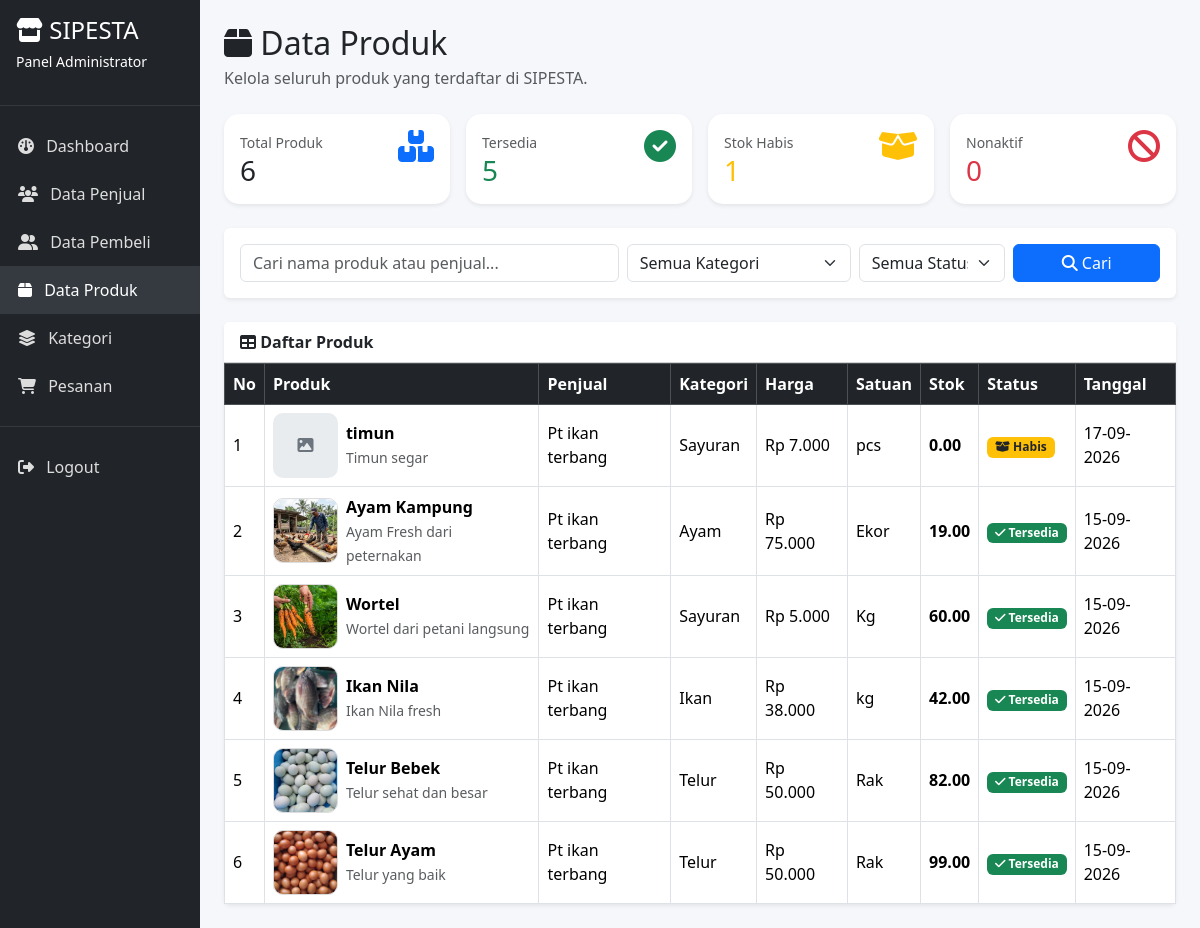
Page /admin/produk.php (signed in) on the committed database.
### tables this page shows
CREATE TABLE `produk` (
  `id` int(11) NOT NULL,
  `penjual_id` int(11) NOT NULL,
  `kategori_id` int(11) NOT NULL,
  `nama_produk` varchar(150) NOT NULL,
  `deskripsi` text DEFAULT NULL,
  `harga` decimal(15,2) NOT NULL DEFAULT 0.00,
  `satuan` varchar(50) NOT NULL,
  `stok` decimal(15,2) NOT NULL DEFAULT 0.00,
  `foto` varchar(255) DEFAULT NULL,
  `STATUS` enum('tersedia','habis','nonaktif') DEFAULT 'tersedia',
  `created_at` timestamp NOT NULL DEFAULT current_timestamp(),
  `updated_at` timestamp NOT NULL DEFAULT current_timestamp() ON UPDATE current_timestamp()
);

CREATE TABLE `penjual` (
  `id` int(11) NOT NULL,
  `user_id` int(11) NOT NULL,
  `nama` varchar(100) NOT NULL,
  `no_hp` varchar(20) DEFAULT NULL,
  `alamat` text DEFAULT NULL,
  `nama_usaha` varchar(150) DEFAULT NULL,
  `jenis_usaha` varchar(100) DEFAULT NULL,
  `created_at` timestamp NOT NULL DEFAULT current_timestamp(),
  `latitude` decimal(10,8) DEFAULT NULL,
  `longitude` decimal(11,8) DEFAULT NULL
);

CREATE TABLE `kategori` (
  `id` int(11) NOT NULL,
  `nama_kategori` varchar(100) NOT NULL,
  `deskripsi` text DEFAULT NULL,
  `created_at` timestamp NOT NULL DEFAULT current_timestamp()
);

### config/helper.php (called while the page is built, shortened)
<?php
function e($text)
{
    return htmlspecialchars($text ?? '', ENT_QUOTES, 'UTF-8');
}
function rupiah($angka)
{
    return 'Rp ' . number_format(
        $angka,
        0,
        ',',
        '.'
    );
}

### admin/produk.php (the view, shortened to what this page needs)
<?php
require_once "../config/database.php";
require_once "../config/helper.php";
$keyword = trim($_GET['keyword'] ?? "");
$sql = "
    SELECT
        p.id,
        p.nama_produk,
        p.deskripsi,
        p.harga,
        p.satuan,
        p.stok,
        p.foto,
        p.status,
        p.created_at,
        k.nama_kategori,
        pen.nama_usaha
    FROM produk p
    LEFT JOIN kategori k
        ON k.id = p.kategori_id
    LEFT JOIN penjual pen
        ON pen.id = p.penjual_id
    WHERE 1=1
";
$sql .= " ORDER BY p.id DESC";
$stmt = $conn->prepare($sql);
$stmt->execute();
$result = $stmt->get_result();
$stat = [
    'total' => 0,
    'tersedia' => 0,
    'habis' => 0,
    'nonaktif' => 0
];
$statResult = $conn->query("
    SELECT
        COUNT(*) AS total,
        SUM(status = 'tersedia') AS tersedia,
        SUM(status = 'habis') AS habis,
        SUM(status = 'nonaktif') AS nonaktif
    FROM produk
");
if ($statResult) {
    $stat = $statResult->fetch_assoc();
}
function badgeStatusProdukAdmin($status)
{
    switch ($status) {
        case 'tersedia':
            return '<span class="badge bg-success">
                        <i class="fa-solid fa-check"></i> Tersedia
                    </span>';
        case 'habis':
            return '<span class="badge bg-warning text-dark">
                        <i class="fa-solid fa-box-open"></i> Habis
                    </span>';
    }
}
?>
<!DOCTYPE html>
<html lang="id">
<head>
    <link
        href="https://cdn.jsdelivr.net/npm/bootstrap@5.3.2/dist/css/bootstrap.min.css"
        rel="stylesheet"
    >
    <link
        href="https://cdnjs.cloudflare.com/ajax/libs/font-awesome/6.5.1/css/all.min.css"
        rel="stylesheet"
    >
</head>
<body>
<div class="container-fluid">
    <div class="row">
        <div class="col-md-2 p-0 sidebar">
            <div class="p-3 text-white">
                <h4 class="mb-1">
                    <i class="fa-solid fa-store"></i>
                    SIPESTA
                </h4>
                <small>
                    Panel Administrator
                </small>
            </div>
            <hr class="text-secondary">
            <a href="index.php">
                <i class="fa-solid fa-gauge me-2"></i>
                Dashboard
            </a>
            <a href="penjual.php">
                <i class="fa-solid fa-users me-2"></i>
                Data Penjual
            </a>
            <a href="pembeli.php">
                <i class="fa-solid fa-user-group me-2"></i>
                Data Pembeli
            </a>
            <a href="produk.php" class="active">
                <i class="fa-solid fa-box me-2"></i>
                Data Produk
            </a>
            <a href="kategori.php">
                <i class="fa-solid fa-layer-group me-2"></i>
                Kategori
            </a>
            <a href="pesanan.php">
                <i class="fa-solid fa-cart-shopping me-2"></i>
                Pesanan
            </a>
            <hr class="text-secondary">
            <a href="../logout.php">
                <i class="fa-solid fa-right-from-bracket me-2"></i>
                Logout
            </a>
        </div>
        <div class="col-md-10 p-4">
            <div class="d-flex justify-content-between align-items-center mb-4">
                <div>
                    <h2 class="mb-1">
                        <i class="fa-solid fa-box"></i>
                        Data Produk
                    </h2>
                    <p class="text-muted mb-0">
                        Kelola seluruh produk yang terdaftar di SIPESTA.
                    </p>
                </div>
            </div>
            <div class="row g-3 mb-4">
                <div class="col-md-3">
                    <div class="card stat-card shadow-sm">
                        <div class="card-body">
                            <div class="d-flex justify-content-between">
                                <div>
                                    <small class="text-muted">
                                        Total Produk
                                    </small>
                                    <h3 class="mb-0">
                                        <?= (int)$stat['total'] ?>
                                    </h3>
                                </div>
                                <i class="fa-solid fa-boxes-stacked fs-2 text-primary"></i>
                            </div>
                        </div>
                    </div>
                </div>
                <div class="col-md-3">
                    <div class="card stat-card shadow-sm">
                        <div class="card-body">
                            <div class="d-flex justify-content-between">
                                <div>
                                    <small class="text-muted">
                                        Tersedia
                                    </small>
                                    <h3 class="text-success mb-0">
                                        <?= (int)$stat['tersedia'] ?>
                                    </h3>
                                </div>
                                <i class="fa-solid fa-circle-check fs-2 text-success"></i>
                            </div>
                        </div>
                    </div>
                </div>
                <div class="col-md-3">
                    <div class="card stat-card shadow-sm">
                        <div class="card-body">
                            <div class="d-flex justify-content-between">
                                <div>
                                    <small class="text-muted">
                                        Stok Habis
                                    </small>
                                    <h3 class="text-warning mb-0">
                                        <?= (int)$stat['habis'] ?>
                                    </h3>
                                </div>
                                <i class="fa-solid fa-box-open fs-2 text-warning"></i>
                            </div>
                        </div>
                    </div>
                </div>
                <div class="col-md-3">
                    <div class="card stat-card shadow-sm">
                        <div class="card-body">
                            <div class="d-flex justify-content-between">
                                <div>
                                    <small class="text-muted">
                                        Nonaktif
                                    </small>
                                    <h3 class="text-danger mb-0">
                                        <?= (int)$stat['nonaktif'] ?>
                                    </h3>
                                </div>
                                <i class="fa-solid fa-ban fs-2 text-danger"></i>
                            </div>
                        </div>
                    </div>
                </div>
            </div>
            <div class="card shadow-sm border-0 mb-4">
                <div class="card-body">
                    <form method="GET">
                        <div class="row g-2">
                            <div class="col-md-5">
                                <input
                                    type="text"
                                    name="keyword"
                                    class="form-control"
                                    placeholder="Cari nama produk atau penjual..."
                                    value="<?= e($keyword) ?>"
                                >
                            </div>
                            <div class="col-md-3">
                                <select
                                    name="kategori"
                                    class="form-select"
                                >
                                    <option value="0">
                                        Semua Kategori
                                    </option>
                                </select>
                            </div>
                            <div class="col-md-2">
                                <select
                                    name="status"
                                    class="form-select"
                                >
                                    <option value="">
                                        Semua Status
                                    </option>
                                </select>
                            </div>
                            <div class="col-md-2">
                                <button
                                    type="submit"
                                    class="btn btn-primary w-100"
                                >
                                    <i class="fa-solid fa-search"></i>
                                    Cari
                                </button>
                            </div>
                        </div>
                    </form>
                </div>
            </div>
            <div class="card shadow-sm border-0">
                <div class="card-header bg-white">
                    <strong>
                        <i class="fa-solid fa-table"></i>
                        Daftar Produk
                    </strong>
                </div>
                <div class="card-body p-0">
                    <div class="table-responsive">
                        <table class="table table-hover table-bordered mb-0">
                            <thead class="table-dark">
                                <tr>
                                    <th>No</th>
                                    <th>Produk</th>
                                    <th>Penjual</th>
                                    <th>Kategori</th>
                                    <th>Harga</th>
                                    <th>Satuan</th>
                                    <th>Stok</th>
                                    <th>Status</th>
                                    <th>Tanggal</th>
                                </tr>
                            </thead>
                            <tbody>
                            <?php if ($result->num_rows > 0): ?>
                                <?php $no = 1; ?>
                                <?php while ($row = $result->fetch_assoc()): ?>
                                    <tr>
                                        <td>
                                            <?= $no++ ?>
                                        </td>
                                        <td>
                                            <div class="d-flex align-items-center gap-2">
                                                <?php if (!empty($row['foto'])): ?>
                                                    <img
                                                        src="../uploads/produk/<?= e($row['foto']) ?>"
                                                        class="product-img"
                                                        alt="<?= e($row['nama_produk']) ?>"
                                                    >
                                                <?php else: ?>
                                                    <div class="no-image">
                                                        <i class="fa-solid fa-image"></i>
                                                    </div>
                                                <?php endif; ?>
                                                <div>
                                                    <strong>
                                                        <?= e($row['nama_produk']) ?>
                                                    </strong>
                                                    <?php if (!empty($row['deskripsi'])): ?>
                                                        <br>
                                                        <small class="text-muted">
                                                            <?= e(mb_strimwidth($row['deskripsi'], 0, 50, '...')) ?>
                                                        </small>
                                                    <?php endif; ?>
                                                </div>
                                            </div>
                                        </td>
                                        <td>
                                            <?= e($row['nama_usaha'] ?: '-') ?>
                                        </td>
                                        <td>
                                            <?= e($row['nama_kategori'] ?: '-') ?>
                                        </td>
                                        <td>
                                            <?= rupiah($row['harga']) ?>
                                        </td>
                                        <td>
                                            <?= e($row['satuan']) ?>
                                        </td>
                                        <td>
                                            <strong>
                                                <?= e($row['stok']) ?>
                                            </strong>
                                        </td>
                                        <td>
                                            <?= badgeStatusProdukAdmin($row['status']) ?>
                                        </td>
                                        <td>
                                            <?= !empty($row['created_at'])
                                                ? date('d-m-Y', strtotime($row['created_at']))
                                                : '-'
                                            ?>
                                        </td>
                                    </tr>
                                <?php endwhile; ?>
                            <?php endif; ?>
                            </tbody>
                        </table>
                    </div>
                </div>
            </div>
        </div>
    </div>
</div>
</body>
</html>

### admin/produk.php (style rules this page uses)
body { background: #f5f7fb; }
.sidebar { min-height: 100vh; background: #212529; }
.sidebar a { color: #ddd; text-decoration: none; display: block; padding: 12px 18px; }
.sidebar a:hover, .sidebar a.active { background: #343a40; color: #fff; }
.stat-card { border: 0; border-radius: 15px; }
.product-img { width: 65px; height: 65px; object-fit: cover; border-radius: 10px; border: 1px solid #ddd; }
.no-image { width: 65px; height: 65px; border-radius: 10px; background: #e9ecef; display: flex; align-items: center; justify-content: center; color: #6c757d; }
.table td { vertical-align: middle; }
.table th { white-space: nowrap; }

### rows in the picture
produk: nama_produk "timun", deskripsi "Timun segar", penjual.nama_usaha "Pt ikan terbang", kategori.nama_kategori "Sayuran", harga "Rp 7.000", satuan "pcs", stok "0.00", STATUS "habis" (drawn), created_at "17-09-2026"
produk: foto (picture), nama_produk "Ayam Kampung", deskripsi "Ayam Fresh dari peternakan", penjual.nama_usaha "Pt ikan terbang", kategori.nama_kategori "Ayam", harga "Rp 75.000", satuan "Ekor", stok "19.00", STATUS "tersedia" (drawn), created_at "15-09-2026"
produk: foto (picture), nama_produk "Wortel", deskripsi "Wortel dari petani langsung", penjual.nama_usaha "Pt ikan terbang", kategori.nama_kategori "Sayuran", harga "Rp 5.000", satuan "Kg", stok "60.00", STATUS "tersedia" (drawn), created_at "15-09-2026"
produk: foto (picture), nama_produk "Ikan Nila", deskripsi "Ikan Nila fresh", penjual.nama_usaha "Pt ikan terbang", kategori.nama_kategori "Ikan", harga "Rp 38.000", satuan "kg", stok "42.00", STATUS "tersedia" (drawn), created_at "15-09-2026"
produk: foto (picture), nama_produk "Telur Bebek", deskripsi "Telur sehat dan besar", penjual.nama_usaha "Pt ikan terbang", kategori.nama_kategori "Telur", harga "Rp 50.000", satuan "Rak", stok "82.00", STATUS "tersedia" (drawn), created_at "15-09-2026"
produk: foto (picture), nama_produk "Telur Ayam", deskripsi "Telur yang baik", penjual.nama_usaha "Pt ikan terbang", kategori.nama_kategori "Telur", harga "Rp 50.000", satuan "Rak", stok "99.00", STATUS "tersedia" (drawn), created_at "15-09-2026"

### other values in the picture
$stat['total'] "6"
$stat['tersedia'] "5"
$stat['habis'] "1"
$stat['nonaktif'] "0"
